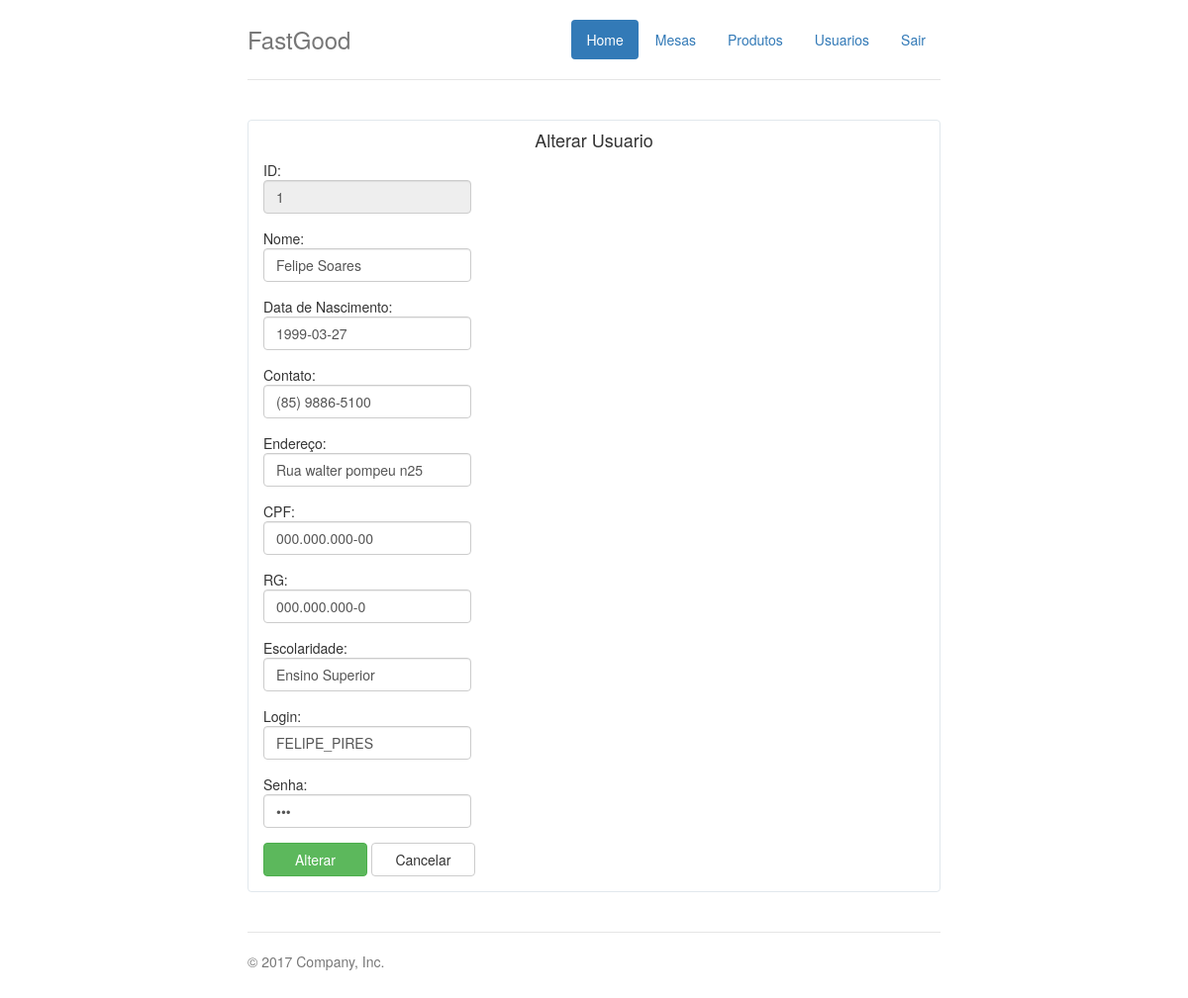
/alterar_usuario.php?id=1, run on the app's committed database.
### tables this page shows
CREATE TABLE IF NOT EXISTS `tab_usuario` (
  `id` int(11) NOT NULL,
  `nome` varchar(250) NOT NULL,
  `dt_nasc` varchar(12) NOT NULL,
  `fone` varchar(20) NOT NULL,
  `endereco` varchar(150) NOT NULL,
  `cpf` varchar(25) NOT NULL,
  `rg` varchar(25) NOT NULL,
  `escolaridade` varchar(100) NOT NULL,
  `login` varchar(150) NOT NULL,
  `senha` varchar(150) NOT NULL,
  `perfil` int(1) NOT NULL
);

### alterar_usuario.php (the view, shortened to what this page needs)
<?php
  require_once 'connect_db.php';
?>
<!DOCTYPE html>
<html>
<head>
    <link href="bootstrap/css/bootstrap.min.css" rel="stylesheet">
  <link href="bootstrap/css/bootstrap.css" rel="stylesheet">
    <link rel="stylesheet" href="css/style.css">
</head>
<body>
<div class="container">
 <?php include "menu.php" ?>
      <div class="row marketing" style=" border: 1px solid rgb(225, 232, 237); border-radius: 4px;">
      <h4 class="text-center">Alterar Usuario</h4>
        <div class="col-lg-6">
 <form action="includes/altera_usuario.php" method="post" class="form-group">
      <?php
        $id = $_GET['id'];
        $resultado = mysql_query("SELECT * FROM tab_usuario where id = $id",$dbconn);
        if ($resultado) {
        while ($row = mysql_fetch_assoc($resultado)) {
          ?>
        ID:
        <div class="form-group">
        <input readonly="true" type="text" class="form-control" style="width:210px;" name="id" value="<?php echo $row['id']?>"/></div>
        Nome:
        <div class="form-group">
        <input type="text" name="nome" class="form-control" style="width:210px;" value="<?php echo $row['nome']?>" required></div>
        Data de Nascimento:
        <div class="form-group">
        <input type="text" name="dt_nasc" class="form-control" style="width:210px;" value="<?php echo $row['dt_nasc']?>" required></div>
        Contato:
        <div class="form-group">
        <input type="text" name="fone" class="form-control" style="width:210px;" value="<?php echo $row['fone']?>" required></div>
        Endereço:
        <div class="form-group">
        <input type="text" name="endereco" class="form-control" style="width:210px;" value="<?php echo $row['endereco']?>" required></div>
        CPF:
        <div class="form-group">
        <input type="text" name="cpf" class="form-control" style="width:210px;" value="<?php echo $row['cpf']?>" required></div>
        RG:
        <div class="form-group">
        <input type="text" name="rg" class="form-control" style="width:210px;" value="<?php echo $row['rg']?>" required></div>
        Escolaridade:
        <div class="form-group">
        <input type="text" name="escolaridade" class="form-control" style="width:210px;" value="<?php echo $row['escolaridade']?>" required></div>
        Login:
        <div class="form-group">
        <input type="text" name="login" class="form-control" style="width:210px;" value="<?php echo $row['login']?>" required></div>
        Senha:
        <div class="form-group">
        <input type="password" name="senha" class="form-control" style="width:210px;" value="<?php echo $row['senha']?>" required></div>
        <input type="submit" class="btn btn-success" style="width:105px;" value="Alterar" name="alterar">
        <input type="button" class="btn btn-default" style="width:105px;" value="Cancelar"
          onclick="window.location='ver_usuarios.php';" />
        <?php
            }
          }
        ?>
      </form>
        </div>
      </div>
      <footer class="footer">
        <p>&copy; 2017 Company, Inc.</p>
      </footer>
    </div>
</body>
</html>

### css/style.css (style rules this page uses)
body { padding-top: 20px; padding-bottom: 20px; }
.header, .marketing, .footer { padding-right: 15px; padding-left: 15px; }
.footer { padding-top: 19px; color: #777; border-top: 1px solid #e5e5e5; }
@media (min-width: 768px) { .container { max-width: 730px; } }
.marketing { margin: 40px 0; }
@media screen and (min-width: 768px) { .header, .marketing, .footer { padding-right: 0; padding-left: 0; } }

### data on the page
tab_usuario: id "1", nome "Felipe Soares", dt_nasc "1999-03-27", fone "(85) 9886-5100", endereco "Rua walter pompeu n25", cpf "000.000.000-00", rg "000.000.000-0", escolaridade "Ensino Superior", login "FELIPE_PIRES"
